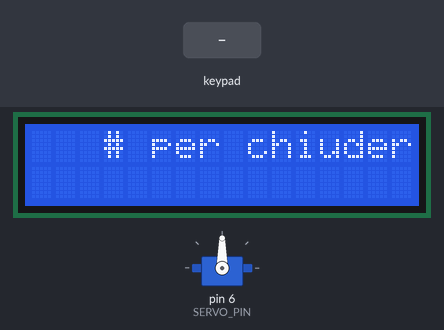
A sketch run on a simulated Arduino Uno, built with avr-gcc and run on an emulated ATmega328P. Parts: 16×2 character LCD, servo. The test bench sets the inputs (shaded band). EEPROM starts erased.

Above: at 2.2 s.
2.3 s: key 'A' pressed
At 2.6 s:
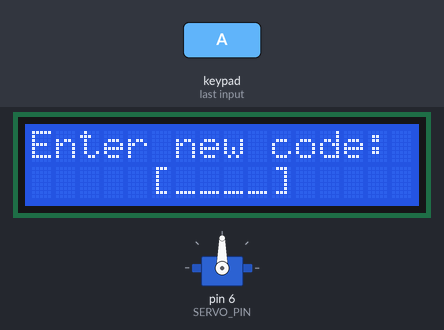
3.8 s: keypad keys 5 4 3 2 pressed 0.4 s apart
At 6.0 s:
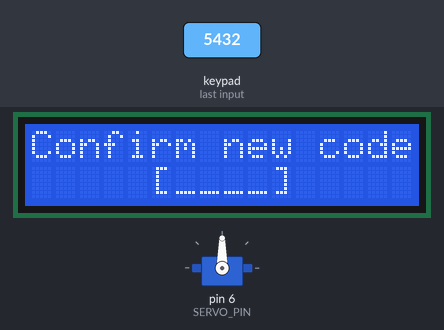
6.9 s: keypad keys 5 4 3 2 # pressed 0.4 s apart
At 10.1 s:
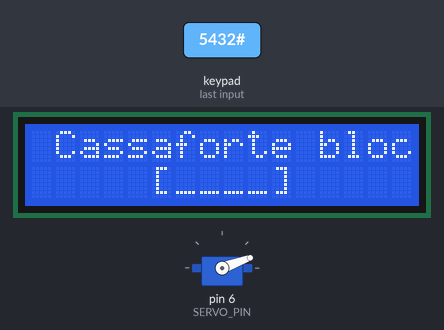
10.4 s: keypad keys 5 4 3 2 * pressed 0.4 s apart
At 13.8 s:
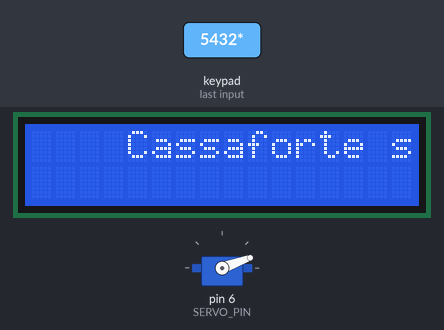
13.9 s: key '#' pressed
At 14.87 s:
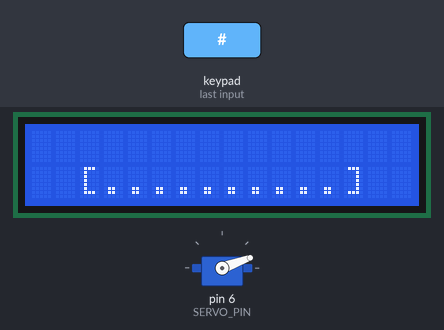
16.1 s: keypad keys 1 3 9 7 pressed 0.4 s apart
At 20.1 s:
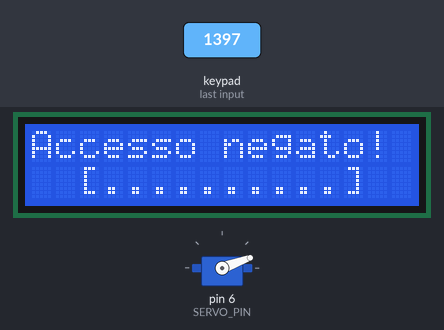
Timing chart, 0 to 21.6 s (numbered marks = the images above; inputs shaded):
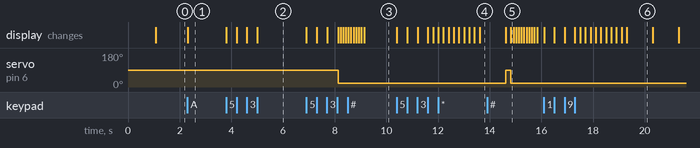

Measured:
- after the input at 2.3 s, the display: changes at once (image 1)
- after the input at 3.8 s, the display: first changes at once (image 2 shows a later state)
- after the input at 6.9 s, servo on pin 6 (SERVO_PIN): 90° → 20° after 1.2 s; the display: first changes at once (image 3 shows a later state)
- after the input at 10.4 s, the display: first changes at once (image 4 shows a later state)
- after the input at 13.9 s, the display: first differs from a run without the input after 0.93 s (image 5)
- after the input at 16.1 s, the display: first changes at once (image 6 shows a later state)
- what the display in image 6 shows lasts 1.0 s, from 19.3 s to 20.3 s

The sketch:

arduino-safe.ino
```cpp
#include <LiquidCrystal.h>
#include <Keypad.h>
#include <Servo.h>
#include "SafeState.h"

// pin
#define SERVO_PIN 6
#define SERVO_LOCK_POS   20
#define SERVO_UNLOCK_POS 90

Servo lockServo;

// display lcd
LiquidCrystal lcd(12, 11, 10, 9, 8, 7);

const byte KEYPAD_ROWS = 4;
const byte KEYPAD_COLS = 4;
byte rowPins[KEYPAD_ROWS] = {5, 4, 3, 2};
byte colPins[KEYPAD_COLS] = {A3, A2, A1, A0};
char keys[KEYPAD_ROWS][KEYPAD_COLS] = {
  {'1', '2', '3', 'A'},
  {'4', '5', '6', 'B'},
  {'7', '8', '9', 'C'},
  {'*', '0', '#', 'D'}
};

// crea keypad con configurazione scritta
Keypad keypad = Keypad(makeKeymap(keys), rowPins, colPins, KEYPAD_ROWS, KEYPAD_COLS);

// questa classe usa la eprom per leggere e salvare il codice in modo sicuro
SafeState safeState;


void setup() {
  lcd.begin(16, 2);
  // init_icons(lcd);

  lockServo.attach(SERVO_PIN);

  /* Make sure the physical lock is sync with the EEPROM state */
  Serial.begin(115200);
  if (safeState.locked()) {
    lock();
  } else {
    unlock();
  }

  showStartupMessage();
}

/* gac:start
   ✅ Keep your `loop()` function short.
   In this case, the app has two main states: the safe is either
   currently open or locked. Each of these states is handled by
   a dedicated function. This separation makes sure that each
   function is smaller and focused on a single task, and makes
   the code easier to understand and reason about.
*/
void loop() {
  if (safeState.locked()) {
    safeLockedLogic();
  } else {
    safeUnlockedLogic();
  }
}

/* quando la cassaforte è sbloccata */
void safeUnlockedLogic() {
  lcd.clear();

  //lcd.setCursor(0, 0);
  // lcd.write(ICON_UNLOCKED_CHAR);
  lcd.setCursor(2, 0);
  lcd.print(" # per chiudere");
  // lcd.setCursor(15, 0);
  // lcd.write(ICON_UNLOCKED_CHAR);

  bool newCodeNeeded = true;

  if (safeState.hasCode()) {
    lcd.setCursor(0, 1);
    lcd.print("  A = per impostare nuovo codice");
    newCodeNeeded = false;
  }

  auto key = keypad.getKey();
  while (key != 'A' && key != '#') {
    key = keypad.getKey();
  }

  bool readyToLock = true;
  if (key == 'A' || newCodeNeeded) {
    readyToLock = setNewCode();
  }

  if (readyToLock) {
    lcd.clear();
    // lcd.setCursor(5, 0);
    // lcd.write(ICON_UNLOCKED_CHAR);
    // lcd.print(" ");
    // lcd.write(ICON_RIGHT_ARROW);
    // lcd.print(" ");
    // lcd.write(ICON_LOCKED_CHAR);

    safeState.lock();
    lock();
    showWaitScreen(100);
  }
}


/* cassaforte bloccata */
void safeLockedLogic() {
  lcd.clear();
  lcd.setCursor(0, 0);
  // lcd.write(ICON_LOCKED_CHAR);
  lcd.print(" Cassaforte bloccata! ");
  // lcd.write(ICON_LOCKED_CHAR);

  // input del codice segreto da parte dell'utente
  String userCode = inputSecretCode();

  // true se il codice è corretto altrimenti falso
  bool unlockedSuccessfully = safeState.unlock(userCode);
  showWaitScreen(200);

  if (unlockedSuccessfully) {
    showUnlockMessage();
    unlock();
  } else {
    lcd.clear();
    lcd.setCursor(0, 0);
    lcd.print("Accesso negato!");
    showWaitScreen(1000);
  }
}


/* imposta il servo alla posizione di lock */
void lock() {
  lockServo.write(SERVO_LOCK_POS);
  safeState.lock();
}

/* imposta il servo alla posizione di unlock */
void unlock() {
  lockServo.write(SERVO_UNLOCK_POS);
}

/* messaggio di benvenuto inziiale */
void showStartupMessage() {
  lcd.setCursor(4, 0);
  lcd.print("Benvenuto!");
  delay(1000);

  lcd.setCursor(0, 2);
  String message = "ArduinoSafe";
}


/* prende il codice dal numpad e lo returna come stringa */
String inputSecretCode() {
  lcd.setCursor(5, 1);
  lcd.print("[____]");
  lcd.setCursor(6, 1);
  String result = "";
  while (result.length() < 4) {
    char key = keypad.getKey();

    if (key >= '0' && key <= '9') {
      lcd.print('*');
      result += key;
    }
  }
  return result;
}


/* simula caricamento cassaforte */
void showWaitScreen(int delayMillis) {
  lcd.setCursor(2, 1);
  lcd.print("[..........]");
  lcd.setCursor(3, 1);
  for (byte i = 0; i < 10; i++) {
    delay(delayMillis);
    lcd.print("=");
  }
}


/* imposta nuovo codice che viene salvato nella eprom */
bool setNewCode() {
  lcd.clear();
  lcd.setCursor(0, 0);
  lcd.print("Enter new code:");
  String newCode = inputSecretCode();

  lcd.clear();
  lcd.setCursor(0, 0);
  lcd.print("Confirm new code");
  String confirmCode = inputSecretCode();

  if (newCode.equals(confirmCode)) {
    safeState.setCode(newCode);
    return true;
  } else {
    lcd.clear();
    lcd.setCursor(1, 0);
    lcd.print("Code mismatch");
    lcd.setCursor(0, 1);
    lcd.print("Safe not locked!");
    delay(2000);
    return false;
  }
}

/* messaggio cassaforte sbloccata */
void showUnlockMessage() {
  lcd.clear();
  lcd.setCursor(0, 0);
  // lcd.write(ICON_UNLOCKED_CHAR);
  lcd.setCursor(4, 0);
  lcd.print("Cassaforte sbloccata!");
  lcd.setCursor(15, 0);
  // lcd.write(ICON_UNLOCKED_CHAR);
  delay(1000);
}
```

SafeState.cpp
```cpp
#include <Arduino.h>
#include <EEPROM.h>
#include "SafeState.h"

/* Safe state */
#define EEPROM_ADDR_LOCKED   0
#define EEPROM_ADDR_CODE_LEN 1
#define EEPROM_ADDR_CODE     2
#define EEPROM_EMPTY         0xff

#define SAFE_STATE_OPEN (char)0
#define SAFE_STATE_LOCKED (char)1

SafeState::SafeState() {
  this->_locked = EEPROM.read(EEPROM_ADDR_LOCKED) == SAFE_STATE_LOCKED;
}

void SafeState::lock() {
  this->setLock(true);
}

bool SafeState::locked() {
  return this->_locked;
}

bool SafeState::hasCode() {
  auto codeLength = EEPROM.read(EEPROM_ADDR_CODE_LEN);
  return codeLength != EEPROM_EMPTY;
}

void SafeState::setCode(String newCode) {
  EEPROM.write(EEPROM_ADDR_CODE_LEN, newCode.length());
  for (byte i = 0; i < newCode.length(); i++) {
    EEPROM.write(EEPROM_ADDR_CODE + i, newCode[i]);
  }
}

bool SafeState::unlock(String code) {
  auto codeLength = EEPROM.read(EEPROM_ADDR_CODE_LEN);
  if (codeLength == EEPROM_EMPTY) {
    // There was no code, so unlock always succeeds
    this->setLock(false);
    return true;
  }
  if (code.length() != codeLength) {
    return false;
  }
  for (byte i = 0; i < code.length(); i++) {
    auto digit = EEPROM.read(EEPROM_ADDR_CODE + i);
    if (digit != code[i]) {
      return false;
    }
  }
  this->setLock(false);
  return true;
}

void SafeState::setLock(bool locked) {
  this->_locked = locked;
  EEPROM.write(EEPROM_ADDR_LOCKED, locked ? SAFE_STATE_LOCKED : SAFE_STATE_OPEN);
}
```

SafeState.h
```cpp
#ifndef SAFESTATE_H
#define SAFESTATE_H

class SafeState {
  public:
    SafeState();
    void lock();
    bool unlock(String code);
    bool locked();
    bool hasCode();
    void setCode(String newCode);

  private:
    void setLock(bool locked);
    bool _locked;
};

#endif /* SAFESTATE_H */
```
